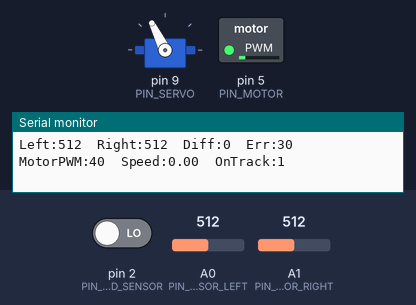
Simulated run of this sketch. Board: Arduino Uno, built with avr-gcc and run on an emulated ATmega328P. Parts: servo, switched loads named in the sketch (green lamp = pin HIGH), the last lines printed to the serial monitor. Inputs (shaded band) come from the test bench; at power-on: A0 (PIN_SENSOR_LEFT) = 512, A1 (PIN_SENSOR_RIGHT) = 512, pin 2 (PIN_SPEED_SENSOR) LOW.

Above: at 1.2 s.
1.3 s: A0 (PIN_SENSOR_LEFT) set to 716
At 2.0 s:
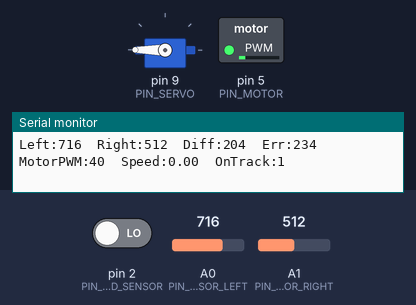
2.8 s: A1 (PIN_SENSOR_RIGHT) set to 716
At 4.0 s:
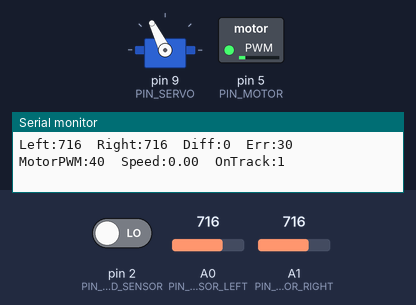
4.3 s: A1 (PIN_SENSOR_RIGHT) set to 900
At 5.4 s:
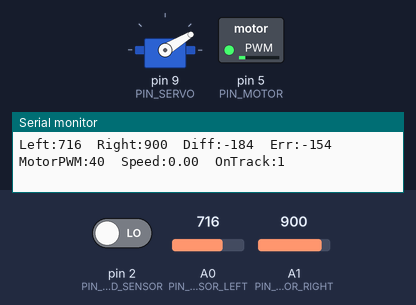
5.8 s: A0 (PIN_SENSOR_LEFT) set to 900
At 6.5 s:
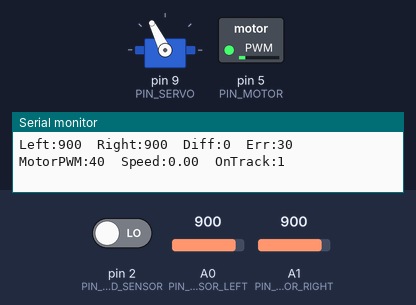
7.3 s: A0 (PIN_SENSOR_LEFT) set to 511
At 8.5 s:
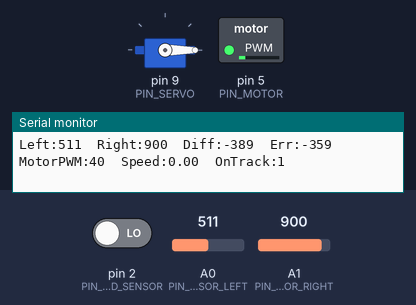
8.8 s: pin 2 (PIN_SPEED_SENSOR) driven HIGH
At 8.95 s:
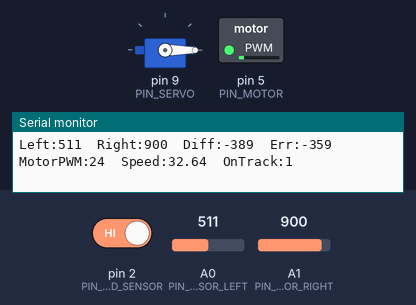
Timing chart, 0 to 11.6 s (numbered marks = the images above; inputs shaded):
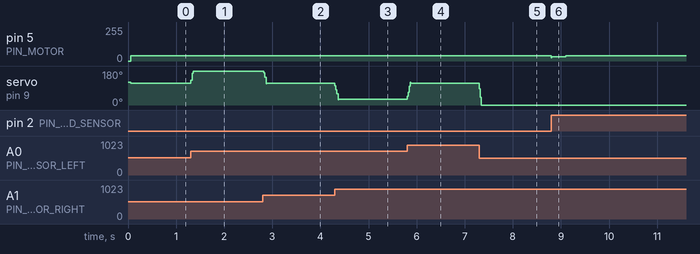

The sketch:

4SP_Auto.ino
```cpp
///////////////////////////////////////////////////////////////////////////////
//  4SP_Auto  -  Institutsprojekt 4. Semester: elektrisches Modellauto (RWTH)
//  ------------------------------------------------------------------------
//  Das Auto folgt einem stromdurchflossenen Leiter. Zwei Induktionssensoren
//  (links/rechts) messen das Feld; daraus regelt ein PID-Regler die LENKUNG.
//  Ein zweiter PID-Regler haelt ueber den Hall-Geschwindigkeitssensor die
//  GESCHWINDIGKEIT konstant (der DC/DC-Wandler stellt die Motorspannung).
//
//  ==> Alle einstellbaren Werte (Pins, Kalibrierung, Reglerparameter) stehen
//      in  config.h .  Diese Datei hier muss man normalerweise nicht aendern.
//
//  Bedienung ueber den Serial Monitor (115200 Baud, "No Line Ending"):
//     help;              Hilfe anzeigen
//     setServoPos<n>;    Servo testen, n = -100..100  (manueller Modus)
//     setMotorSpeed<n>;  Motor  testen, n = 0..255    (manueller Modus)
//     toggleAnalogPlot;  Sensor-Rohwerte fuer den Serial Plotter an/aus
//     startDrive;        autonomes Fahren STARTEN
//     stopDrive;         autonomes Fahren STOPPEN (zurueck in den Testmodus)
///////////////////////////////////////////////////////////////////////////////

#include "Arduino.h"
#include "config.h"
#include "motor.hpp"
#include "pid.hpp"
#include "sensor.hpp"
#include "servo.hpp"
#include "uart.hpp"
#include "system.hpp"
#include "speed_sens.hpp"

//the entries should not rearranged (compiler error)
servo_settings_t servo = {
  .pin = PIN_SERVO,
  .full_left = SERVO_FULL_LEFT,
  .full_right = SERVO_FULL_RIGHT,
  .center = SERVO_CENTER,
};

//the entries should not rearranged (compiler error)
motor_settings_t motor = {
  .pin = PIN_MOTOR,
  .max_speed = MOTOR_MAX_SPEED,
  .min_speed = MOTOR_MIN_SPEED
};

//the entries should not rearranged (compiler error)
sensor_settings_t left_sensor = {
  .pin = PIN_SENSOR_LEFT,
  .value = 0,
  .avg = {}
};

//the entries should not rearranged (compiler error)
sensor_settings_t right_sensor = {
  .pin = PIN_SENSOR_RIGHT,
  .value = 0,
  .avg = {}
};

//the entries should not rearranged (compiler error)
pid_settings_t direction_control = {
  .p = STEER_KP,
  .i = STEER_KI,
  .d = STEER_KD,
  .anti_windup = STEER_ANTIWINDUP,
  .integral = 0.0,
  .last_error = 0.0
};

//the entries should not rearranged (compiler error)
pid_settings_t speed_control = {
  .p = SPEED_KP,
  .i = SPEED_KI,
  .d = SPEED_KD,
  .anti_windup = SPEED_ANTIWINDUP,
  .integral = 0.0,
  .last_error = 0.0
};

//the entries should not rearranged (compiler error)
system_settings_t settings = {
  .off_track_detection = OFF_TRACK_THRESHOLD,
  .idle_speed = TARGET_SPEED,
  .plot_analog_readings = PLOT_ANALOG,
  .drive_enabled = true          // start in manual/test mode for safety
};

speed_sense_settings_t speed_sense = {
  .pin = PIN_SPEED_SENSOR,
  .time_diff = 0,
  .last_time = 0
};

// last steering command; kept so the car can hold its turn when it briefly
// loses the wire (off-track).
float last_direction = 0.0;

// which side the wire was last clearly on (-1 left / +1 right / 0 = centered).
// used by the WIRE_RECOVER logic to ignore the difference when it flips far off.
int committed_side = 0;

// latest internal values, kept so the debug view (toggleAnalogPlot) can show
// what the controllers are doing. Very handy for tuning and for finding bugs.
float last_speed    = 0.0;   // measured speed (pulses per second)
int   last_pwm      = 0;     // motor PWM the speed controller commanded
bool  last_on_track = false; // does the car currently see the wire?

void setup() {
  setup_uart();

  servo_setup(servo);
  motor_setup(motor);
  sensor_setup(left_sensor);
  sensor_setup(right_sensor);
  setup_speed_sense(speed_sense);

  reset_integrator(direction_control);
  reset_integrator(speed_control);

  // give the serial commands access to the real objects
  uart_attach_servo(servo);
  uart_attach_motor(motor);
  uart_attach_settings(settings);
}

// interrupt for measuring speed from speed sensor
// -> triggered once per revolution: measure the time since the last edge.
void speed_interrupt() {
  unsigned long now = micros();
  speed_sense.time_diff = now - speed_sense.last_time;   // duration of one revolution
  speed_sense.last_time = now;
}

// Current speed in "pulses per second" (~ revolutions/s). Returns 0 when no
// pulse arrived for a while, i.e. the car is standing still.
float read_speed() {
  // time_diff / last_time are written inside the interrupt -> read atomically
  noInterrupts();
  unsigned long dt = speed_sense.time_diff;
  unsigned long lt = speed_sense.last_time;
  interrupts();

  if (dt == 0 || (micros() - lt) > SPEED_TIMEOUT_US) {
    return 0.0;
  }
  return SPEED_PULSE_SCALE / (float)dt;
}

void loop() {
  static unsigned long last_control = 0;
  float direction = last_direction;

  // ---- run the two controllers at a fixed period T (important for the PID) ----
  if (millis() - last_control >= CONTROL_PERIOD_MS) {
    last_control += CONTROL_PERIOD_MS;

    // read both line sensors (also needed for the debug view / for tuning)
    sensor_read(left_sensor);
    sensor_read(right_sensor);

    // update the values we want to watch (also in test mode: e.g. check the
    // speed sensor by spinning the wheels with setMotorSpeed and reading Speed)
    last_speed = read_speed();
    last_on_track = (left_sensor.value  > settings.off_track_detection) ||
                    (right_sensor.value > settings.off_track_detection);

    if (settings.drive_enabled) {
      // ============================ LENKUNG ============================
      if (last_on_track) {
        // difference of the two coils; setpoint 0 = wire centered under the car.
        // (left - right): a positive controller output steers toward the side
        // with the stronger signal. Flip STEER_SIGN in config.h if reversed.
        float measured = (float)left_sensor.value - (float)right_sensor.value;

#if WIRE_RECOVER
        // Robust against the "difference flips sign far off the line" problem.
        // e = deviation from center (0 = centered).
        float e = measured - (float)STEER_CENTER_OFFSET;
        if (fabs(e) < RECENTER_BAND) {
          committed_side = 0;                          // safely on the line -> trust fully
        } else if (committed_side == 0) {
          committed_side = (e > 0) ? 1 : -1;           // just left the line -> remember the side
        }
        if (committed_side != 0 && ((e > 0) ? 1 : -1) != committed_side) {
          // the difference flipped while we are still off the line -> it lies.
          // keep steering toward the remembered side until we are centered again.
          measured = (float)STEER_CENTER_OFFSET + (float)committed_side * (float)RECOVER_PUSH;
        }
#endif
        // setpoint = STEER_CENTER_OFFSET so that "wire centered" counts as straight
        direction = STEER_SIGN * pid(direction_control, (float)STEER_CENTER_OFFSET, measured);
        direction = constrain(direction, -100, 100);
        last_direction = direction;
      } else {
        // wire lost -> keep the last steering so the car curves back to it
        direction = last_direction;
      }
      servo_set_position(servo, (int)direction);

      // ========================= GESCHWINDIGKEIT ======================
      // slow down in curves: the harder the car steers, the lower the target.
      // steer_frac = 0 (straight) .. 1 (full lock); at full lock the target is
      // reduced by CURVE_SLOWDOWN (e.g. 0.5 -> half speed).
      float steer_frac = fabs(direction) / 100.0;
      float target = (float)settings.idle_speed * (1.0 - CURVE_SLOWDOWN * steer_frac);
      float pwm = pid(speed_control, target, last_speed);
      pwm = constrain(pwm, 0, MOTOR_MAX_SPEED);
      last_pwm = (int)pwm;
      motor_set_speed(motor, (unsigned int)pwm);

    } else {
      // ---- manual / test mode ----
      // Do NOT touch servo & motor here, so the serial commands
      // setServoPos.. / setMotorSpeed.. work for calibration.
      // Keep the controllers reset so autonomous driving starts clean.
      last_pwm = 0;
      reset_integrator(direction_control);
      reset_integrator(speed_control);
    }
  }

  // ---- sensor readout for calibration + debug ----
  // Streams "Left / Right / Diff / Err / MotorPWM / Speed / OnTrack" so you can read the values
  // in the Serial Monitor. Diff = Left - Right is exactly the steering error:
  // with the wire centered under the car it should be close to 0.
  // Prints ~5x per second (comfortable to read). On/off via PLOT_ANALOG in
  // config.h or the toggleAnalogPlot command.
  static unsigned long last_plot = 0;
  if (settings.plot_analog_readings && (millis() - last_plot >= 200)) {
    last_plot = millis();
    int diff = (int)left_sensor.value - (int)right_sensor.value;
    Serial.print("Left:");      Serial.print(left_sensor.value);
    Serial.print("\tRight:");   Serial.print(right_sensor.value);
    Serial.print("\tDiff:");    Serial.print(diff);
    Serial.print("\tErr:");     Serial.print(diff - (STEER_CENTER_OFFSET));  // ~0 when centered
    Serial.print("\tMotorPWM:"); Serial.print(last_pwm);          // commanded motor PWM (0..255)
    Serial.print("\tSpeed:");    Serial.print(last_speed);         // measured speed (pulses/s)
    Serial.print("\tOnTrack:"); Serial.println(last_on_track ? 1 : 0);
  }

  handle_serial_input();
}
```

motor.cpp
```cpp
#include "motor.hpp"
#include "Arduino.h"

// The motor speed is set through the DC/DC converter (buck / Tiefsetzsteller).
// The Arduino outputs a PWM signal; its duty cycle "a" sets the motor voltage
// U_M = a * U_batt and therefore the speed (see script section 2.5).
// -> analogWrite() with a value of 0..255 is exactly this duty cycle.

void motor_setup(motor_settings_t &s) {
  pinMode(s.pin, OUTPUT);
  analogWrite(s.pin, 0);   // start with the motor switched off
}

// speed: PWM duty 0..255. 0 = off. Any other value is clamped into the
// allowed window [min_speed, max_speed] (min_speed = motor starts to turn,
// max_speed = safety limit).
void motor_set_speed(motor_settings_t &s, unsigned int speed) {
  if (speed == 0) {
    analogWrite(s.pin, 0);
    return;
  }
  if (speed < s.min_speed) speed = s.min_speed;
  if (speed > s.max_speed) speed = s.max_speed;
  analogWrite(s.pin, speed);
}
```

motor.hpp
```cpp
/////////////////////////////////////////////////////////
///// This file does not need any modification, /////////
///// if needed it can be extended //////////////////////
/////////////////////////////////////////////////////////
#pragma once

struct motor_settings_t{
  unsigned int pin;          //Pin the motor is connected to
  unsigned int max_speed;    //Max speed setting
  unsigned int min_speed;    //Min speed setting
};

void motor_setup(motor_settings_t &s);
void motor_set_speed(motor_settings_t &s, unsigned int speed);
```

pid.cpp
```cpp
#include "pid.hpp"

// Discrete PID controller, exactly in the form of the script (chapter 6, eq. 9):
//
//    u(k) = Kp*e(k) + Ki*T*SUM(e(i)) + Kd*(e(k) - e(k-1)) / T
//
// with e(k) = soll - in  (Regelabweichung), T = sampling period.
// The period T is folded into the gains Ki and Kd (config.h), which is why the
// main loop must call this at a CONSTANT rate (CONTROL_PERIOD_MS). That keeps
// the controller behaviour reproducible.
//
//   s.integral   holds the running sum SUM(e(i))
//   s.last_error holds e(k-1)
//   s.anti_windup limits the integral so it cannot grow without bound
float pid(pid_settings_t &s, float soll, float in) {
  float error = soll - in;                        // e(k)

  // I-part: accumulate the error, but keep it within +/- anti_windup
  s.integral += error;
  if (s.integral >  s.anti_windup) s.integral =  s.anti_windup;
  if (s.integral < -s.anti_windup) s.integral = -s.anti_windup;

  // D-part: change of the error compared to the previous step
  float derivative = error - s.last_error;
  s.last_error = error;

  // P + I + D
  return s.p * error + s.i * s.integral + s.d * derivative;
}

// Clear the controller state (e.g. before starting to drive), so that an old
// integral or derivative from a previous run does not disturb the start.
void reset_integrator(pid_settings_t &s) {
  s.integral   = 0.0;
  s.last_error = 0.0;
}
```

pid.hpp
```cpp
/////////////////////////////////////////////////////////
///// This file does not need any modification, /////////
///// if needed it can be extended //////////////////////
/////////////////////////////////////////////////////////
#pragma once

struct pid_settings_t{
  float p;            //Proportional part of the PID
  float i;            //Integral part of the PID
  float d;            //Differential part of the PID
  float anti_windup;  //Max of integral
  float integral;     //Integration variable (for i component)
  float last_error;   //Last calucalted error (For d component)
};

float pid(pid_settings_t &s, float soll, float in);
void reset_integrator(pid_settings_t &s);
```

sensor.cpp
```cpp
#include "sensor.hpp"
#include <stdlib.h>
#include "Arduino.h"

// The two induction sensors (Schwingkreis + amplifier + low-pass) deliver an
// analog voltage that the Arduino reads with its 10-bit ADC (0..1023).
// To suppress noise, every reading is fed into a moving average of AVG_SIZE
// samples; the averaged value is stored in s.value.

void sensor_setup(sensor_settings_t &s) {
  pinMode(s.pin, INPUT);
  s.value = 0;
  s.avg.pos = 0;
  s.avg.sum = 0;
  for (unsigned int i = 0; i < AVG_SIZE; i++) {
    s.avg.measurements[i] = 0;
  }
}

void sensor_read(sensor_settings_t &s) {
  unsigned int raw = analogRead(s.pin);

  // ring buffer: drop the oldest sample, add the newest one
  s.avg.sum -= s.avg.measurements[s.avg.pos];
  s.avg.measurements[s.avg.pos] = raw;
  s.avg.sum += raw;
  s.avg.pos = (s.avg.pos + 1) & (AVG_SIZE - 1);   // wrap around (AVG_SIZE is 2^n)

  s.value = s.avg.sum >> AVG_SHIFT;               // average = sum / AVG_SIZE
}
```

sensor.hpp
```cpp
//This file needs value modifications
#pragma once
// AVG_SHIFT sets the size of the moving-average window as a power of two:
//   AVG_SIZE = 2^AVG_SHIFT.  Bigger window = smoother but slower reaction.
//   3 -> window of 8 samples (good starting point). Keep it a power of two so
//   the division in sensor_read() can be a fast bit shift.
#define AVG_SHIFT 3
#define AVG_SIZE (1<<(AVG_SHIFT))

struct moving_average{
  unsigned int pos;           //Position within array
  unsigned int sum;           //Sum of values
  unsigned int measurements[AVG_SIZE]; //Array of measurements
};

struct sensor_settings_t{
  unsigned int pin;        //Pin the sensor is connected to
  unsigned int value;      //The averaged value of the sensor reading
  moving_average avg;      //Pointer to the moving average
};

void sensor_setup(sensor_settings_t &s);
void sensor_read(sensor_settings_t &s);
```

servo.cpp
```cpp
#include "servo.hpp"
#include <Servo.h>
#include "Arduino.h"

Servo servo_object;

void servo_setup(servo_settings_t &s) {
  servo_object.attach(s.pin);
  servo_object.writeMicroseconds(s.center);   // start straight ahead
}

// pos: steering command from -100 (full left) over 0 (center) to +100 (full right).
// It is mapped linearly onto the calibrated pulse widths. Using center as the
// pivot means left and right can have different ranges without any problem.
void servo_set_position(servo_settings_t &s, int pos) {
  pos = constrain(pos, -100, 100);
  int us;
  if (pos >= 0) {
    us = map(pos, 0, 100, s.center, s.full_right);
  } else {
    us = map(pos, 0, -100, s.center, s.full_left);
  }
  servo_object.writeMicroseconds(us);
}

// Small mechanical self-test: center -> left -> center -> right -> center.
// Handy to check the steering once after wiring (call it from setup() if needed).
void servo_test(servo_settings_t &s) {
  servo_object.writeMicroseconds(s.center);      delay(500);
  servo_object.writeMicroseconds(s.full_left);   delay(500);
  servo_object.writeMicroseconds(s.center);      delay(500);
  servo_object.writeMicroseconds(s.full_right);  delay(500);
  servo_object.writeMicroseconds(s.center);      delay(500);
}
```

servo.hpp
```cpp
/////////////////////////////////////////////////////////
///// This file does not need any modification, /////////
///// if needed it can be extended //////////////////////
/////////////////////////////////////////////////////////
#pragma once

struct servo_settings_t{
  unsigned int pin;                  //Pin the servo is connected to
  unsigned int full_left;   //value for full left
  unsigned int full_right;  //value for full right
  unsigned int center;     //value for center position
};

void servo_setup(servo_settings_t &s);
void servo_set_position(servo_settings_t &s, int pos);
void servo_test(servo_settings_t &s);
```

speed_sens.hpp
```cpp
/////////////////////////////////////////////////////////
///// This file does not need any modification, /////////
///// if needed it can be extended //////////////////////
/////////////////////////////////////////////////////////
#pragma once

struct speed_sense_settings_t{
  unsigned int pin;        //Pin the sensor is connected to
  unsigned int time_diff;  //Difference since last interrupt
  unsigned long last_time; //Last timestamp
};

//Interrupt function to enable the speed measurement
extern void speed_interrupt();

void setup_speed_sense(speed_sense_settings_t &s);
```

speed_sense.cpp
```cpp
#include "speed_sens.hpp"
#include "Arduino.h"
#include "config.h"

// The speed sensor is a latching Hall sensor (DRV5011). A magnet on the drive
// shaft passes it once per revolution, so its output toggles once per turn.
// We register an external interrupt on that pin; the interrupt routine
// speed_interrupt() (defined in the main .ino) then measures the time between
// two edges = the duration of one revolution.

void setup_speed_sense(speed_sense_settings_t &s) {
  pinMode(s.pin, INPUT);          // DRV5011 has a push-pull output (no pull-up needed)
  s.time_diff = 0;
  s.last_time = micros();
  attachInterrupt(digitalPinToInterrupt(s.pin), speed_interrupt, SPEED_SENSOR_EDGE);
}
```

Source omitted: system.hpp (618 bytes), uart.cpp (5885 bytes), uart.hpp (591 bytes), config.h (6702 bytes)

Measured:
- after the input at 1.3 s, servo on pin 9 (PIN_SERVO): 116° → 180° at once
- after the input at 2.8 s, servo on pin 9 (PIN_SERVO): 180° → 116° at once
- after the input at 4.3 s, servo on pin 9 (PIN_SERVO): 116° → 31° at once
- after the input at 5.8 s, servo on pin 9 (PIN_SERVO): 31° → 116° at once
- after the input at 7.3 s, servo on pin 9 (PIN_SERVO): 116° → 0° at once
- after the input at 8.8 s, pin 5 (PIN_MOTOR): 40/255 → 31/255 at once, → 40/255 0.30 s later
